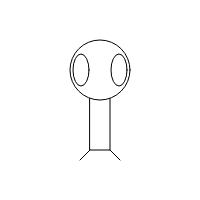
Frame 1 (no input)
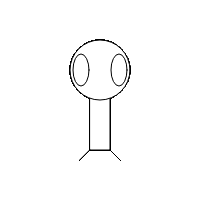
Frame 60 (no input)
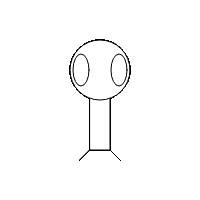
Frame 120 (the mouse pressed at the canvas centre since frame 60)

The p5.js sketch that drew these frames (run headless with seeded random() and noise() and a simulated clock; from frame 60 on, the mouse is pressed at the canvas centre):

// p5.js sketch
// ── sketch.js
function setup() {
    createCanvas(200, 200);
    rectMode(CENTER);
}

function draw() {
    rect(100, 100, 20, 100);
    ellipse(100, 70, 60, 60);
    ellipse(81, 70, 16, 32);
    ellipse(119, 70, 16, 32);
    line(90, 150, 80, 160);
    line(110, 150, 120, 160);
}
